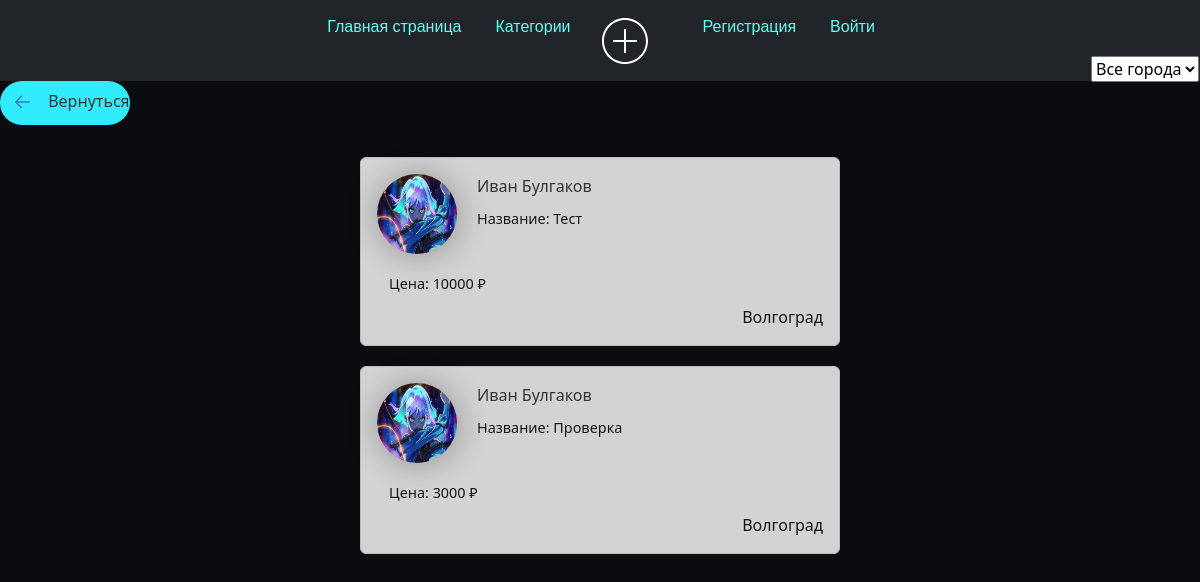
Page /tasks/ on the earlier database version.
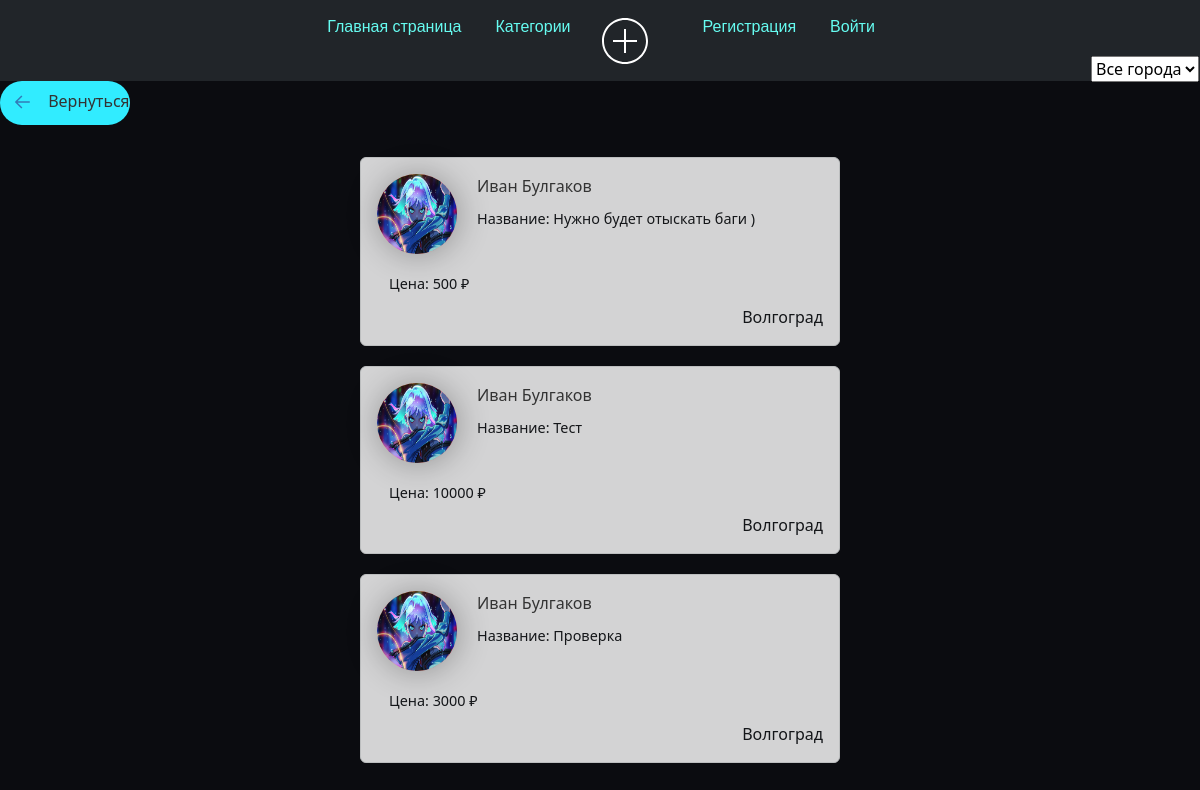
Same page on the later database version.
### tasks_app_user/models.py (models this page shows, shortened)
class Articles(models.Model):
    title = models.CharField("Название Задания", max_length=35)
    anons = models.CharField("О задании", max_length=25)
    phope = models.CharField('Телефон для связи с вами', max_length=11)
    prise = models.CharField('Цена', max_length=15)
    full_text = models.TextField("Задания")
    data = models.DateTimeField(auto_now_add=True)
    user_name = models.CharField("User_name", max_length=15, )
    author = models.ForeignKey(User, on_delete=models.CASCADE, null=True)  # Внешний ключ к пользователю
    category = models.ForeignKey(Category, on_delete=models.SET_NULL, null=True)
    class Meta:
        verbose_name = "Задания"
        verbose_name_plural = "Задании"

### user_profile/models.py (models this page shows, shortened)
class Profile(models.Model):
    user = models.OneToOneField(User, null=True, blank=True, on_delete=models.CASCADE)
    first_name = models.CharField(max_length=100)
    last_name = models.CharField(max_length=100)
    email = models.EmailField()
    telegram_url = models.URLField(blank=True, null=True)
    youtube_url = models.URLField(blank=True, null=True)
    vk_url = models.URLField(blank=True, null=True)
    profile_picture = models.ImageField("Изображения", default="profile_pictures/default_profile_picture.jpg",
                                        null=True,
                                        blank=True, upload_to='media/profile_pictures')
    city = models.CharField(max_length=100)

### tasks_app_user/views.py (the view)
# urls.py: path('', views.tasks_home, name='tasks_home'),
def tasks_home(request):
    category = request.GET.get('category')  # Получаем категорию из параметра запроса
    unique_cities = Profile.objects.values_list('city', flat=True).distinct()
    if category:
        tasks_all = Articles.objects.filter(category__name=category).order_by('-data')
    else:
        tasks_all = Articles.objects.order_by('-data')
    unique_cities = [city for city in unique_cities if city is not None]
    categories = Category.objects.all()
    context = {
        'tasks_all': tasks_all,
        'unique_cities': unique_cities,
        'categories': categories,
    }
    return render(request, 'tasks_app_user/tasks_home.html', context)

### tasks_app_user/templates/tasks_app_user/tasks_home.html (shortened to what this page needs)
{% extends 'tasks_app/layout.html' %}
{% block content %}
<div class="col">
    <a class="arrow-3" href="{% url 'category' %}">
    Вернуться
</a>
</div>
<div class="features">
    <form method="GET">
        <div>
            <select id="city_filter" name="city" onchange="filterTasks(this.value)" style="position: absolute; top: 56px; right: 1px;">
                <option value="">Все города</option>
            </select>
        </div>
    </form>
    <div id="tasks-container">
        {% if tasks_all %}
            {% for el in tasks_all %}
                <div class="alert alert-dark" onclick="window.location.href='{% url 'details_tasks' el.id %}'" style="cursor: pointer;">
                <div class="img_pod">
                    <a href="{% url 'user_profile' el.author.id %}">
                        <img class="profile-pic" src="{{ el.author.profile.profile_picture.url }}" alt="Profile Picture">
                    </a>
                </div>
                <a href="{% url 'user_profile' el.author.id %}">{{ el.author.profile.first_name }} {{ el.author.profile.last_name }}</a>
                <h3>Название: {{ el.title }}</h3><br>
                <h4>Цена: {{ el.prise }} ₽</h4>
                <div class="city" align="right">{{ el.author.profile.city }}</div>
             </div>
            {% endfor %}
        {% endif %}
    </div>
</div>
{% endblock %}

### tasks_app/templates/tasks_app/layout.html (shortened to what this page needs)
{% load static %}
{% load pwa %}
<html lang="en">
<head>
    <link rel="stylesheet" href="https://cdn.jsdelivr.net/npm/bootstrap@5.2.3/dist/css/bootstrap.min.css">
    <link rel="stylesheet" href="{% static 'tasks_app/css/tasks_app.css' %}">
</head>
<body>
<aside>
    <div class="bar">
        <ul class="nav justify-content-center navbar navbar-expand-lg navbar-dark bg-dark ">
            <li class="nav-item">
                <a class="nav-link active" aria-current="page" href="{% url 'home' %}">Главная страница</a>
            </li>
            <li class="nav-item">
                <a class="nav-link" href="{% url 'category' %}">Категории</a>
            </li>
            <li class="nav-item">
                <a href="{% url 'create' %}" class="bloc-icon">
                    <div class="img">
                    </div>
                </a>
            </li>
                {% if request.user.is_authenticated %}
                <li class="nav-item dropdown">
                    <a class="nav-link dropdown-toggle" href="#" role="button" data-bs-toggle="dropdown"
                       aria-expanded="false">
                        {{ user.username }}
                    </a>
                    <ul class="dropdown-menu">
                        <li><a class="dropdown-item" href="{% url 'user_home' %}">Профиль</a></li>
                        <li><a class="dropdown-item" href="{% url 'logout' %}">Выйти</a></li>
                    </ul>
                    {% else %}
            <li class="nav-item">
                <a class="nav-link" href="{% url 'register' %}">Регистрация</a>
            </li>
            <li class="nav-item"><a class="nav-link" href="{% url 'login' %}">Войти</a>
                {% endif %}
            </li>
        </ul>
    </div>
</aside>
                    <link href='https://unpkg.com/css.gg@2.0.0/icons/css/list.css' rel='stylesheet'>
            {% if request.user.is_authenticated %}
            <a href="{% url 'inbox' %}" class="bloc-icon">
                <div class="mes">
                    <i class="bi bi-send">
                        <svg xmlns="http://www.w3.org/2000/svg" width="40" height="40" fill="currentColor"
                             class="bi bi-send" viewBox="0 0 16 16">
                            <path d="M15.854.146a.5.5 0 0 1 .11.54l-5.819 14.547a.75.75 0 0 1-1.329.124l-3.178-4.995L.643 7.184a.75.75 0 0 1 .124-1.33L15.314.037a.5.5 0 0 1 .54.11ZM6.636 10.07l2.761 4.338L14.13 2.576zm6.787-8.201L1.591 6.602l4.339 2.76 7.494-7.493Z"/>
                        </svg>
                    </i>
                </div>
            </a>
            <a href="{% url 'user_home' %}" class="bloc-icon">
                {% if request.user.profile.profile_picture %}
                <img src="{{ request.user.profile.profile_picture.url }}" alt="Profile Picture">
                {% else %}
                <img src="media/profile_pictures/default_profile_picture.jpg" alt="Default Profile Picture">
                {% endif %}
            </a>
        </nav>
        {% else %}
                    <link href='https://unpkg.com/css.gg@2.0.0/icons/css/list.css' rel='stylesheet'>
        {% endif %}
<main>
    {% block content %}
    {% endblock %}
</main>
</body>
</html>

### tasks_app/static/tasks_app/css/tasks_app.css (style rules this page uses)
html, body { width: 100%; height:100%; }
body { background: #0B0C10; }
.features { padding: 1em; padding: 1em; width: 70%; margin: auto; text-align: center; box-sizing: content-box; }
li { display: inline-block; }
.nav-link { margin-top: 18px; margin-block: 26px; margin-block-start: -1px; margin-left: 2px; color: #66FCF1; }
.bloc-icon { display: flex; justify-content: center; align-items: center; }
.img { width: 98px; border-radius: 50%; position: relative; left: -12px; }
.justify-content-center { justify-content: center!important; margin-top: 0px; font-family: "Poppins", sans-serif; }

### tasks_app_user/templates/tasks_app_user/tasks_home.html (style rules this page uses)
.features { padding: 1em; width: 40%; margin: auto; border-radius: 10px; text-align: left; box-sizing: content-box; }
.img_pod { float: left; margin-right: 20px; width: 80px; height: 80px; background: linear-gradient(90deg, #ff9966, #ff5e62); border-radius: 50%; box-shadow: 1px 1px 2rem rgba(0, 0, 0, 0.3); }
.profile-pic { width: 100%; height: 100%; border-radius: 50%; }
h3, h4, p { font-size: 0.9rem; margin: 12px; }
a { text-decoration: none; color: #333; }
.alert { margin-bottom: 20px; }
.arrow-3 .arrow-3-icon { position: relative; top: -1px; transition: transform 0.3s ease; vertical-align: middle; transform: rotate(180deg); margin: 6px; }
.col { background: #31ecff; width: 130px; border-radius: 50px; }

Differences in the rows shown:
added Articles: author.profile.profile_picture (picture), author.profile.first_name "Иван", author.profile.last_name "Булгаков", title "Нужно будет отыскать баги )", prise "500", author.profile.city "Волгоград"
